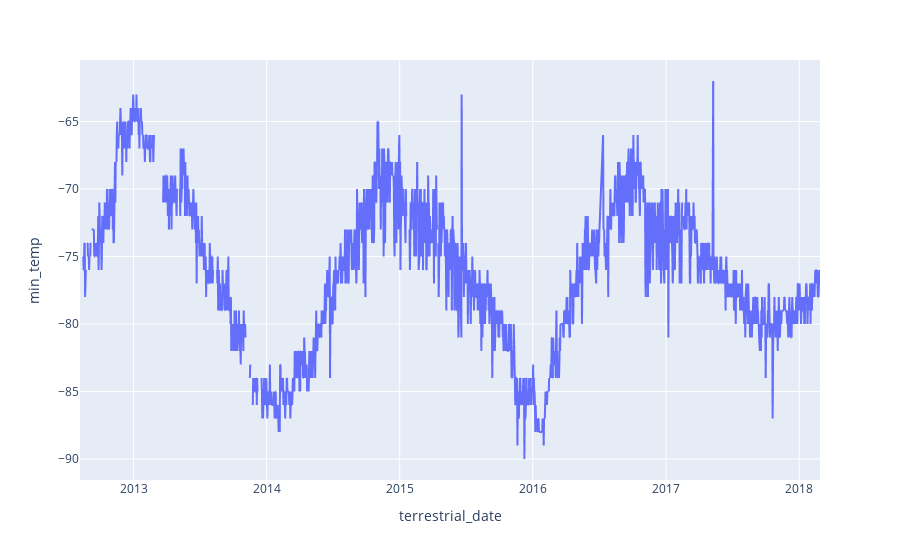

The cell this chart's notebook holds for it:
### Code cell
# Plot a line chart the daily minimum temp
# note: you do not need to modify the dataframe
# use the original one you loaded at the beginning of the milestone.
fig = px.line(planet_weather, y="min_temp", x='terrestrial_date')
fig

### Figure 1 — Plotly figure (JSON) as saved in the notebook; plotly's stock layout.template omitted (floating-point values rounded to 4 significant figures; data arrays with more than 128 entries replaced by an {"elided": "..."} marker saying what was removed)
{"data": [{"hovertemplate": "terrestrial_date=%{x}<br>min_temp=%{y}<extra></extra>", "legendgroup": "", "line": {"color": "#636efa", "dash": "solid"}, "marker": {"symbol": "circle"}, "mode": "lines", "name": "", "showlegend": false, "type": "scattergl", "x": {"elided": "1894 str values"}, "xaxis": "x", "y": {"elided": "1894 int values"}, "yaxis": "y"}], "layout": {"autosize": true, "legend": {"tracegroupgap": 0}, "margin": {"t": 60}, "xaxis": {"anchor": "y", "autorange": true, "domain": [0, 1], "range": ["2012-08-07", "2018-02-27"], "title": {"text": "terrestrial_date"}, "type": "date"}, "yaxis": {"anchor": "x", "autorange": true, "domain": [0, 1], "range": [-91.56, -60.44], "title": {"text": "min_temp"}, "type": "linear"}}}
